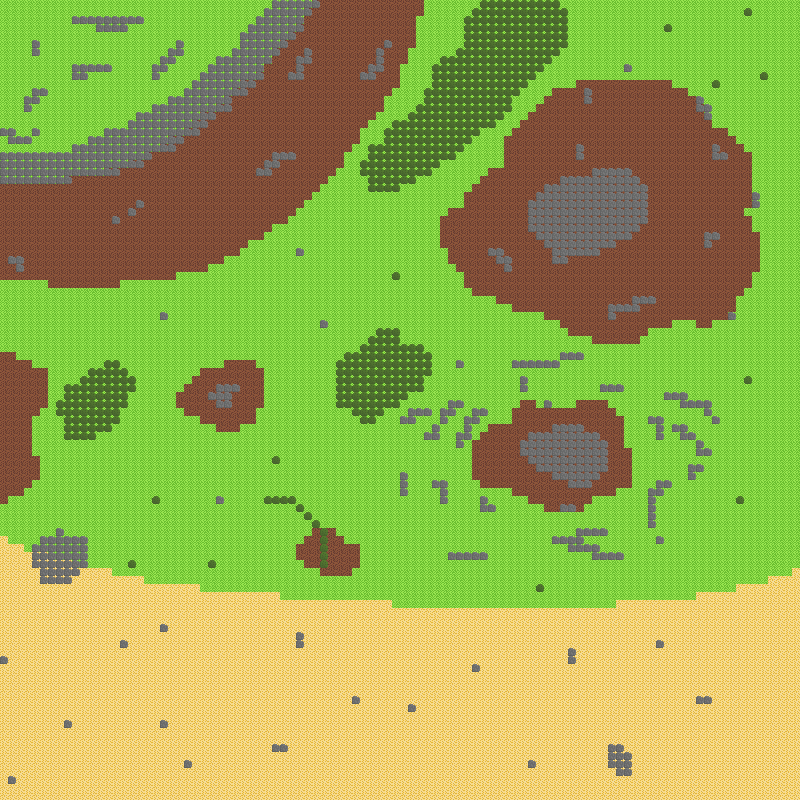

This game map was drawn from its Tiled (.tmx) file and the tilesets committed beside it. A one-line description and the trimmed map source follow:
An orthogonal 100x100 tile map with 8x8 px tiles, 3 tile layers (ground, obstacles, buildings), 3 tilesets.

<map version="1.0" orientation="orthogonal" renderorder="right-up" width="100" height="100" tilewidth="8" tileheight="8" nextobjectid="1">
 <tileset firstgid="1" name="groundtiles" tilewidth="8" tileheight="8" tilecount="4" columns="2">
  <image source="../img/groundtiles.png" width="16" height="16" />
 </tileset>
 <tileset firstgid="5" name="obstacletiles" tilewidth="8" tileheight="8" tilecount="4" columns="2">
  <image source="../img/obstacletiles.png" width="16" height="16" />
 </tileset>
 <tileset firstgid="9" name="buildingtiles" tilewidth="8" tileheight="8" tilecount="4" columns="2">
  <image source="../img/buildingtiles.png" width="16" height="16" />
 </tileset>
 <layer name="ground" width="100" height="100">
  <properties>
   <property name="passable" type="bool" value="true" />
  </properties>
  <data>[10000 cells, 10000 non-empty, 3 distinct tile ids]</data>
 </layer>
 <layer name="obstacles" width="100" height="100">
  <properties>
   <property name="passable" type="bool" value="false" />
  </properties>
  <data>[10000 cells, 1149 non-empty, 2 distinct tile ids]</data>
 </layer>
 <layer name="buildings" width="100" height="100">
  <properties>
   <property name="passable" type="bool" value="false" />
  </properties>
  <data>[10000 cells, 0 non-empty, 0 distinct tile ids]</data>
 </layer>
</map>